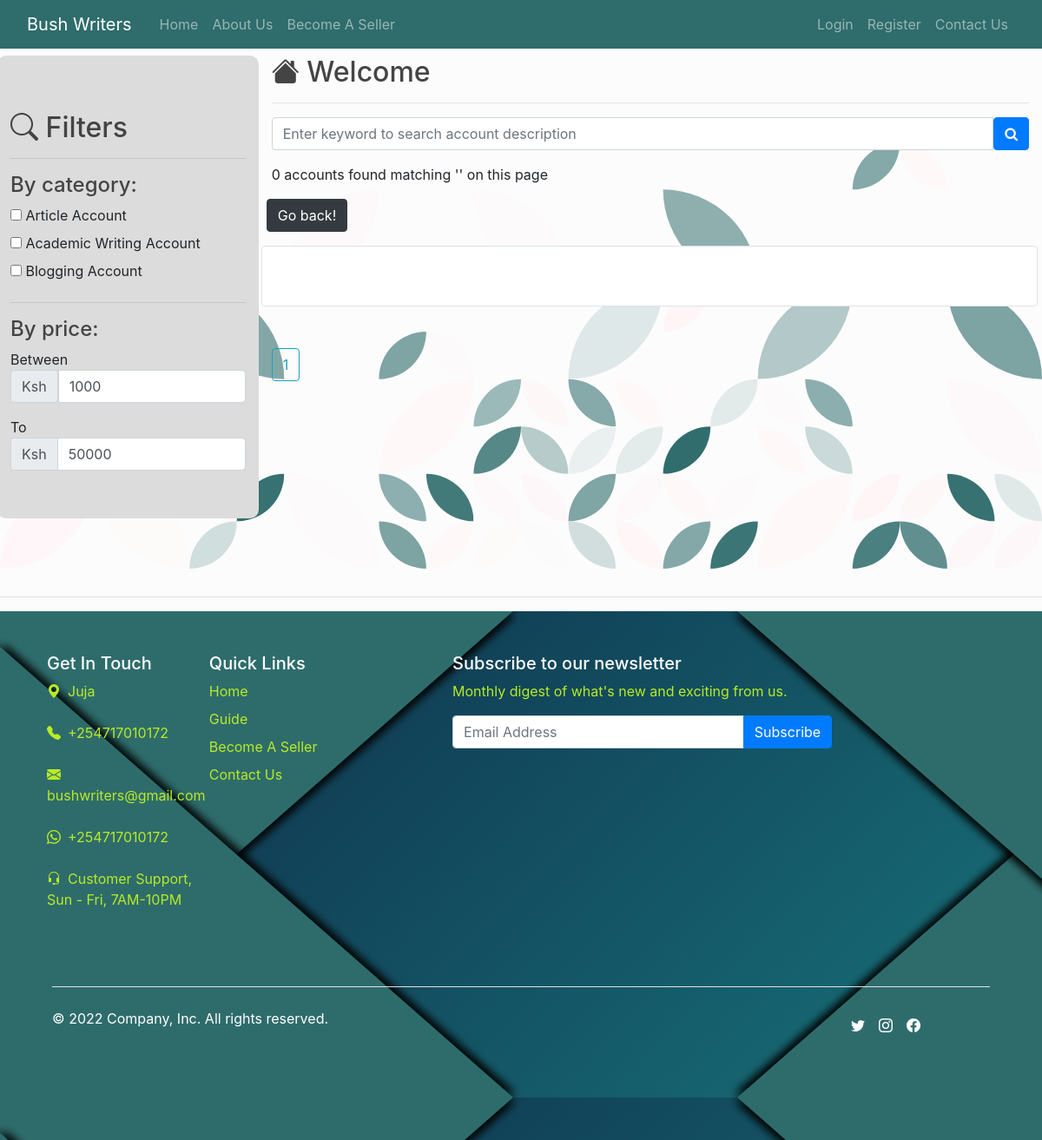
The page /search?page=3 on the database as committed earlier.
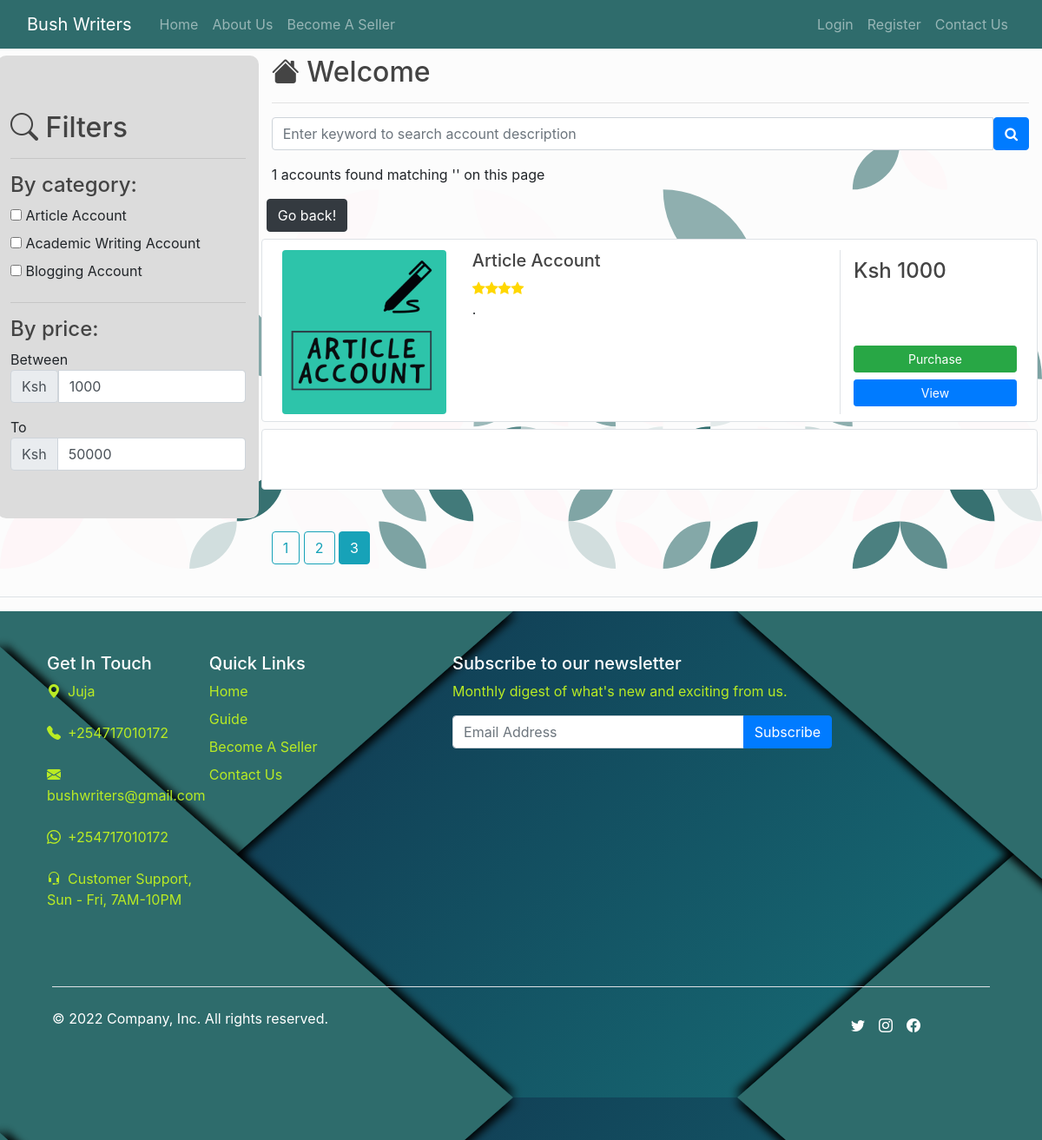
The same page on the database as committed later.
### models/accounts.py (models this page shows, shortened)
class Account(db.Model):
    STATUS_AVAILABLE = 0
    STATUS_ON_PROGRESS = 1
    STATUS_VERIFICATION_STAGE = 2
    STATUS_SUCCESSFUL_STAGE = 3
    STATUS_DISPUTED_STAGE = 4
    __tablename__ = 'account'
    account_id = db.Column(db.Integer, primary_key = True)
    account_type = db.Column(db.Enum(AccountType), default = AccountType.ACADEMIC_WRITING_ACCOUNT)
    account_name = db.Column(db.String(80), nullable = False)
    description = db.Column(db.String(120), nullable = False)
    brand = db.Column(db.String(60), nullable = False)
    price = db.Column(db.Integer, nullable = False)
    status = db.Column(db.SmallInteger, default=STATUS_AVAILABLE)
    account_creation_date = db.Column(db.Date, nullable = False)
    time_posted = db.Column(db.DateTime (timezone = True), default = func.now())
    user_id = db.Column(db.Integer, db.ForeignKey('user.id', ondelete = 'CASCADE'))
    images = db.relationship('Image', backref = 'account', passive_deletes = True, lazy='dynamic' )
    notifications = db.relationship('Notification', backref = 'account', passive_deletes = True, lazy='dynamic')
    complaints = db.relationship('Complaints', backref = 'account', passive_deletes = True, lazy='dynamic')

### main/views.py (the view, shortened to what this page needs)
@main.route('/search', methods = ['POST', 'GET'])
def search_results():
    search_form = Search()
    filter_form = FilteredSearch()
    purchase_form = Payment_Method()
    order_by_form = Order_By()
    page = request.args.get('page', 1, type=int)
    accounts = Account.query.filter_by(status = 0).paginate(page=page, per_page=10, error_out=False)
    return render_template('search.html', form = search_form, logged_in_user=current_user, account = accounts, purchase_form = purchase_form, order = order_by_form, filter_form = filter_form)

### auth/form_fields.py (shortened to what this page needs)
class Search(FlaskForm):
    keyword = StringField(validators=[InputRequired(message='Search Keyword required'),
                Length(min=3, max=30, message='Search Keyword must be between 3 and 30 characters')])
    search = SubmitField()

class FilteredSearch(FlaskForm):
   article_ac =  BooleanField('Article Account', default = False)
   academic_ac = BooleanField('Academic Writing Account', default = False)
   blogging_ac = BooleanField('Blogging Account', default = False)
   price_range_a = IntegerField('Between Price: ', validators=[NumberRange(min=1000, max=50000)], default = 1000)
   price_range_b = IntegerField('To Price: ', validators=[NumberRange(min=1000, max=50000)], default = 50000)
   apply = SubmitField("Apply")

### templates/search.html (shortened to what the changed rows need)
{% extends 'view.html' %}
{% block result %}
<p>{{ account.items | length }} accounts found matching '' on this page</p>
{% endblock result %}
{% block search %}
    {% if account %}
    <div class="container mt-2 mb-5">
        <div class="d-flex justify-content-center row">
            <div class="col-md-10">
                {% for item in account.items %}
                    <div class="row p-2 bg-white border rounded">
                        {% set random_no = range(1, 4)|random|string() %}
                        {% if item.account_type.value == 'article_account' %}
                        <div class="col-md-3 no_bg_color mt-1"><img class="img-fluid img-responsive rounded" src="{{url_for('static', filename='images/img/article'+random_no+'.png')}}"></div>
                        {% elif item.account_type.value == 'academic_writing_account' %}
                        <div class="col-md-3 no_bg_color mt-1"><img class="img-fluid img-responsive rounded" src="{{url_for('static', filename='images/img/academic'+random_no+'.png')}}"></div>
                        {% else %}
                        <div class="col-md-3 no_bg_color mt-1"><img class="img-fluid img-responsive rounded" src="{{url_for('static', filename='images/img/blog'+random_no+'.png')}}"></div>
                        {% endif %}
                        <div class="col-md-6 mt-1">
                            <h5>{{ item.account_type.value | replace("_", "  ") | title }}</h5>
                            <div class="d-flex flex-row">
                                <div class="ratings mr-2"><i class="fa fa-star"></i><i class="fa fa-star"></i><i class="fa fa-star"></i><i class="fa fa-star"></i></div>
                            </div>
                            <p class="text-justify text-truncate para mb-0"> {{ item.description }}.<br><br></p>
                        </div>
                        <div class="align-items-center align-content-center col-md-3 no_bg_color border-left mt-1">
                            <div class="d-flex flex-row align-items-center">
                                <h4 class="mr-1">Ksh {{ item.price }}</h4>
                            </div>
                            <div class="d-flex flex-column position_btn">
                                <button class="btn btn-success btn-sm btn-purchase" type="button" data-toggle="modal" data-target="#exampleModal">
                                    Purchase
                                </button>
                                <a href="{{url_for('main.product_view', item_id=item.account_id)}}" class="btn btn-primary btn-sm mt-2">View</a>
                            </div>
                        </div>
                    </div>
                {% endfor %}
    {% endif %}
{% endblock %}
{% block filters %}
            <div class="col-md-3 filter">
                <form action="" method="POST">
                    <h2 class="grid-title"><i class="bi bi-search"></i> Filters</h2>
                    <br>
                </form>
            </div>
{% endblock filters %}
{% block search_pagination %}
    {% for page_number in account.iter_pages(left_edge=1, right_edge=1, left_current=1, right_current=2) %}
            {% if page_number %}
                {% if account.page == page_number %}
                    <a class="btn btn-info mb-4" href="{{ url_for('main.search_results', page=page_number) }}">{{ page_number }}</a>
                {% else %}
                    <a class="btn btn-outline-info mb-4" href="{{ url_for('main.search_results', page=page_number) }}">{{ page_number }}</a>
                {% endif %}
            {% else %}
                    ...
            {% endif %}
    {% endfor %}
{% endblock search_pagination %}

Rows that differ between the two databases and show on the page:
added Account: account_type.value "Article Account", price "1000"
Other text that changed with them:
{{ account.items | length }}: "0" → "1"
new list line: "2"
new list line: "3"
